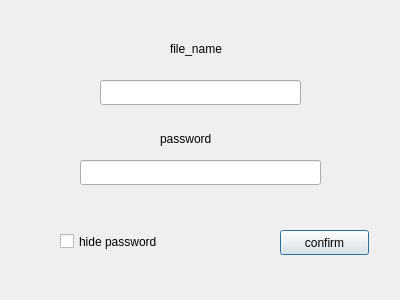
<?xml version="1.0" encoding="UTF-8"?>
<ui version="4.0">
 <class>save_as_xml</class>
 <widget class="QDialog" name="save_as_xml">
  <property name="geometry">
   <rect>
    <x>0</x>
    <y>0</y>
    <width>400</width>
    <height>300</height>
   </rect>
  </property>
  <property name="windowTitle">
   <string>Dialog</string>
  </property>
  <widget class="QLineEdit" name="lineEdit">
   <property name="geometry">
    <rect>
     <x>100</x>
     <y>80</y>
     <width>201</width>
     <height>25</height>
    </rect>
   </property>
  </widget>
  <widget class="QLineEdit" name="lineEdit_2">
   <property name="geometry">
    <rect>
     <x>80</x>
     <y>160</y>
     <width>241</width>
     <height>25</height>
    </rect>
   </property>
  </widget>
  <widget class="QLabel" name="label">
   <property name="geometry">
    <rect>
     <x>170</x>
     <y>40</y>
     <width>67</width>
     <height>17</height>
    </rect>
   </property>
   <property name="text">
    <string>file_name</string>
   </property>
  </widget>
  <widget class="QLabel" name="label_2">
   <property name="geometry">
    <rect>
     <x>160</x>
     <y>130</y>
     <width>67</width>
     <height>17</height>
    </rect>
   </property>
   <property name="text">
    <string>password</string>
   </property>
  </widget>
  <widget class="QCheckBox" name="checkBox">
   <property name="geometry">
    <rect>
     <x>60</x>
     <y>230</y>
     <width>191</width>
     <height>23</height>
    </rect>
   </property>
   <property name="text">
    <string>hide password</string>
   </property>
  </widget>
  <widget class="QPushButton" name="pushButton">
   <property name="geometry">
    <rect>
     <x>280</x>
     <y>230</y>
     <width>89</width>
     <height>25</height>
    </rect>
   </property>
   <property name="text">
    <string>confirm</string>
   </property>
  </widget>
 </widget>
 <resources/>
 <connections/>
</ui>
